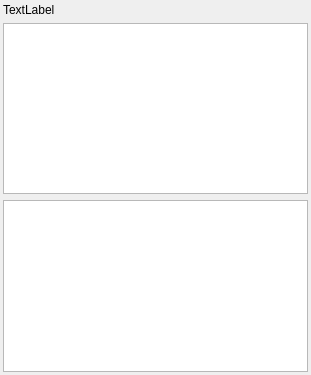
<?xml version="1.0" encoding="UTF-8"?>
<ui version="4.0">
 <class>QgsValidityCheckResultsBase</class>
 <widget class="QWidget" name="QgsValidityCheckResultsBase">
  <property name="geometry">
   <rect>
    <x>0</x>
    <y>0</y>
    <width>311</width>
    <height>375</height>
   </rect>
  </property>
  <layout class="QVBoxLayout" name="verticalLayout">
   <property name="leftMargin">
    <number>3</number>
   </property>
   <property name="topMargin">
    <number>3</number>
   </property>
   <property name="rightMargin">
    <number>3</number>
   </property>
   <property name="bottomMargin">
    <number>3</number>
   </property>
   <item>
    <widget class="QLabel" name="mDescriptionLabel">
     <property name="text">
      <string>TextLabel</string>
     </property>
    </widget>
   </item>
   <item>
    <widget class="QListView" name="mResultsListView"/>
   </item>
   <item>
    <widget class="QTextBrowser" name="mDetailedDescriptionTextBrowser"/>
   </item>
  </layout>
 </widget>
 <resources/>
 <connections/>
</ui>
